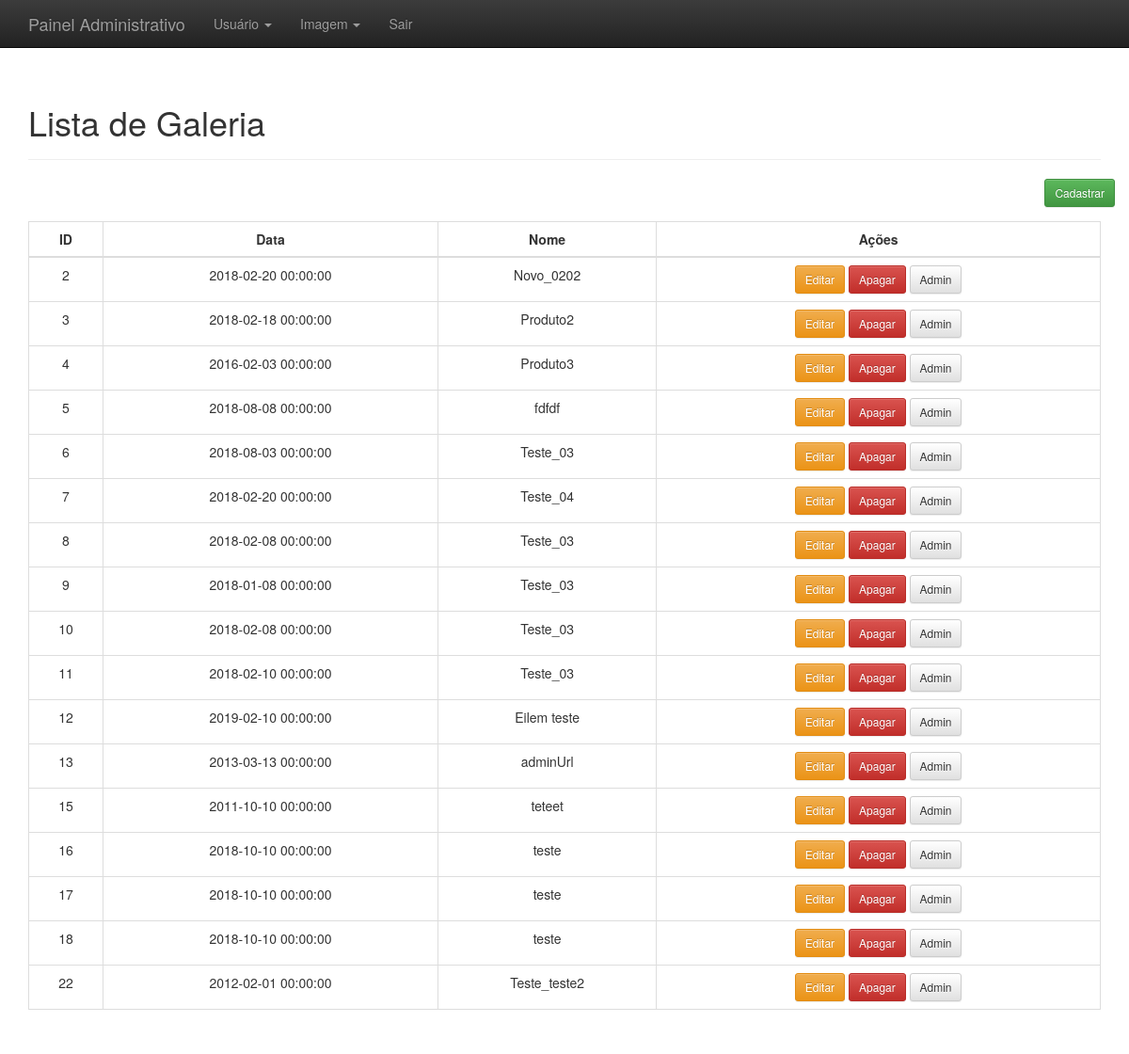
The app's page /administrativo.php?link=7 (signed in) with its own data.
### tables this page shows
CREATE TABLE `produtos` (
  `id` int(11) NOT NULL,
  `nome` varchar(255) NOT NULL,
  `descricao_longa` text NOT NULL,
  `tag` varchar(255) NOT NULL,
  `data` datetime NOT NULL,
  `imagem` varchar(220) NOT NULL,
  `situacao_id` int(11) NOT NULL,
  `modified` datetime DEFAULT NULL,
  `created` datetime NOT NULL,
  `categoria_id` int(11) NOT NULL
);

### listar_upload.php (the view, shortened to what this page needs)
<?php
	$resultado=mysql_query("SELECT * FROM produtos ORDER BY 'id'");
?>
<div class="container theme-showcase" role="main">
  <div class="page-header">
	<h1>Lista de Galeria</h1>
  </div>
  <div class="row espaco">
		<div class="pull-right">
			<a href="administrativo.php?link=6"><button type='button' class='btn btn-sm btn-success'>Cadastrar</button></a>
		</div>
	</div>
  <div class="row">
	<div class="col-md-12">
	  <table class="table table-bordered">
		<thead>
		  <tr>
			<th class="tb_titulo">ID</th>
			<th class="tb_titulo">Data</th>
			<th class="tb_titulo">Nome</th>
			<th class="tb_titulo">Ações</th>
		  </tr>
		</thead>
		<tbody>
			<?php
				while($linhas = mysql_fetch_array($resultado)){
					echo "<tr>";
						echo "<td class='tb_titulo'>".$linhas['id']."</td>";
						echo "<td class='tb_titulo'>".$linhas['data']."</td>";
						echo "<td class='tb_titulo'>".$linhas['nome']."</td>";
						?>
						<td class='tb_titulo'>
						<a href='administrativo.php?link=9&id=<?php echo $linhas['id']; ?>'><button type='button' class='btn btn-warning btn-sm'>Editar</button></a>
						<a href='processa/proc_apagar_upload.php?id=<?php echo $linhas['id']; ?>'><button type='button' class='btn btn-danger btn-sm'>Apagar</button></a>
							<a href='administrativo.php?link=9&id=<?php echo $linhas['id']; ?>'><button type='button' class='btn btn-default btn-sm'>Admin</button></a>
						<?php
					echo "</tr>";
				}
			?>
		</tbody>
	  </table>
	</div>
	</div>
</div>

### css/theme.css (style rules this page uses)
body { padding-top: 70px; padding-bottom: 30px; }
.espaco { margin-bottom:15px; }

### administrativo.php (style rules this page uses)
.tb_titulo { text-align: center; }

### records on screen
produtos: id "2", data "2018-02-20 00:00:00", nome "Novo_0202"
produtos: id "3", data "2018-02-18 00:00:00", nome "Produto2"
produtos: id "4", data "2016-02-03 00:00:00", nome "Produto3"
produtos: id "5", data "2018-08-08 00:00:00", nome "fdfdf"
produtos: id "6", data "2018-08-03 00:00:00", nome "Teste_03"
produtos: id "7", data "2018-02-20 00:00:00", nome "Teste_04"
produtos: id "8", data "2018-02-08 00:00:00", nome "Teste_03"
produtos: id "9", data "2018-01-08 00:00:00", nome "Teste_03"
produtos: id "10", data "2018-02-08 00:00:00", nome "Teste_03"
produtos: id "11", data "2018-02-10 00:00:00", nome "Teste_03"
produtos: id "12", data "2019-02-10 00:00:00", nome "Eilem teste"
produtos: id "13", data "2013-03-13 00:00:00", nome "adminUrl"
produtos: id "15", data "2011-10-10 00:00:00", nome "teteet"
produtos: id "16", data "2018-10-10 00:00:00", nome "teste"
produtos: id "17", data "2018-10-10 00:00:00", nome "teste"
produtos: id "18", data "2018-10-10 00:00:00", nome "teste"
produtos: id "22", data "2012-02-01 00:00:00", nome "Teste_teste2"
